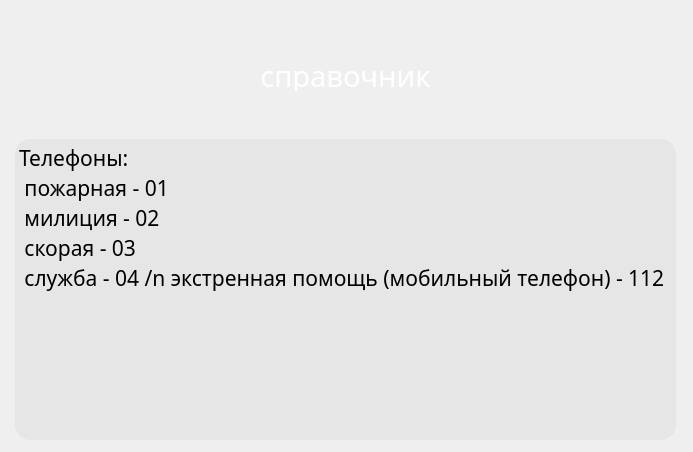
<?xml version="1.0" encoding="UTF-8"?>
<ui version="4.0">
 <class>MapReferance</class>
 <widget class="QWidget" name="MapReferance">
  <property name="geometry">
   <rect>
    <x>0</x>
    <y>0</y>
    <width>693</width>
    <height>452</height>
   </rect>
  </property>
  <property name="minimumSize">
   <size>
    <width>693</width>
    <height>452</height>
   </size>
  </property>
  <property name="maximumSize">
   <size>
    <width>693</width>
    <height>452</height>
   </size>
  </property>
  <property name="windowTitle">
   <string>Form</string>
  </property>
  <property name="styleSheet">
   <string notr="true"/>
  </property>
  <widget class="QWidget" name="widget" native="true">
   <property name="geometry">
    <rect>
     <x>0</x>
     <y>0</y>
     <width>692</width>
     <height>452</height>
    </rect>
   </property>
   <property name="minimumSize">
    <size>
     <width>692</width>
     <height>452</height>
    </size>
   </property>
   <property name="maximumSize">
    <size>
     <width>692</width>
     <height>452</height>
    </size>
   </property>
   <widget class="QLabel" name="background">
    <property name="geometry">
     <rect>
      <x>0</x>
      <y>0</y>
      <width>692</width>
      <height>453</height>
     </rect>
    </property>
    <property name="minimumSize">
     <size>
      <width>692</width>
      <height>453</height>
     </size>
    </property>
    <property name="maximumSize">
     <size>
      <width>692</width>
      <height>453</height>
     </size>
    </property>
    <property name="styleSheet">
     <string notr="true">padding-right: 15px; /* make room for the arrows */
border-image: url(:/Pyramid/fon_next_menu.png);
border-width: 3;
</string>
    </property>
    <property name="text">
     <string/>
    </property>
    <property name="alignment">
     <set>Qt::AlignCenter</set>
    </property>
   </widget>
   <widget class="QPushButton" name="pervFile">
    <property name="geometry">
     <rect>
      <x>20</x>
      <y>20</y>
      <width>111</width>
      <height>111</height>
     </rect>
    </property>
    <property name="autoFillBackground">
     <bool>false</bool>
    </property>
    <property name="styleSheet">
     <string notr="true"> QPushButton:hover:pressed {
    padding-right: 15px; /* make room for the arrows */
	border-image: url(:/Pyramid/left_n.png);
     border-width: 3;}
 
QPushButton{
     padding-right: 15px; /* make room for the arrows */
	border-image: url(:/Pyramid/left.png);
     border-width: 3;}

 QPushButton:hover {
    padding-right: 15px; /* make room for the arrows */
	border-image: url(:/Pyramid/left.png);
     border-width: 3;}</string>
    </property>
    <property name="text">
     <string/>
    </property>
    <property name="flat">
     <bool>true</bool>
    </property>
   </widget>
   <widget class="QPushButton" name="nextFile">
    <property name="geometry">
     <rect>
      <x>560</x>
      <y>20</y>
      <width>111</width>
      <height>111</height>
     </rect>
    </property>
    <property name="autoFillBackground">
     <bool>false</bool>
    </property>
    <property name="styleSheet">
     <string notr="true"> QPushButton:hover:pressed {
    padding-right: 15px; /* make room for the arrows */
	border-image: url(:/Pyramid/right_n.png);
     border-width: 3;}
 
QPushButton{
     padding-right: 15px; /* make room for the arrows */
	border-image: url(:/Pyramid/right.png);
     border-width: 3;}

 QPushButton:hover {
    padding-right: 15px; /* make room for the arrows */
	border-image: url(:/Pyramid/right.png);
     border-width: 3;}</string>
    </property>
    <property name="text">
     <string/>
    </property>
    <property name="flat">
     <bool>true</bool>
    </property>
   </widget>
   <widget class="QLabel" name="header">
    <property name="geometry">
     <rect>
      <x>140</x>
      <y>60</y>
      <width>411</width>
      <height>31</height>
     </rect>
    </property>
    <property name="palette">
     <palette>
      <active>
       <colorrole role="WindowText">
        <brush brushstyle="SolidPattern">
         <color alpha="255">
          <red>255</red>
          <green>255</green>
          <blue>255</blue>
         </color>
        </brush>
       </colorrole>
       <colorrole role="Text">
        <brush brushstyle="SolidPattern">
         <color alpha="255">
          <red>255</red>
          <green>255</green>
          <blue>255</blue>
         </color>
        </brush>
       </colorrole>
       <colorrole role="ButtonText">
        <brush brushstyle="SolidPattern">
         <color alpha="255">
          <red>255</red>
          <green>255</green>
          <blue>255</blue>
         </color>
        </brush>
       </colorrole>
      </active>
      <inactive>
       <colorrole role="WindowText">
        <brush brushstyle="SolidPattern">
         <color alpha="255">
          <red>255</red>
          <green>255</green>
          <blue>255</blue>
         </color>
        </brush>
       </colorrole>
       <colorrole role="Text">
        <brush brushstyle="SolidPattern">
         <color alpha="255">
          <red>255</red>
          <green>255</green>
          <blue>255</blue>
         </color>
        </brush>
       </colorrole>
       <colorrole role="ButtonText">
        <brush brushstyle="SolidPattern">
         <color alpha="255">
          <red>255</red>
          <green>255</green>
          <blue>255</blue>
         </color>
        </brush>
       </colorrole>
      </inactive>
      <disabled>
       <colorrole role="WindowText">
        <brush brushstyle="SolidPattern">
         <color alpha="255">
          <red>120</red>
          <green>120</green>
          <blue>120</blue>
         </color>
        </brush>
       </colorrole>
       <colorrole role="Text">
        <brush brushstyle="SolidPattern">
         <color alpha="255">
          <red>120</red>
          <green>120</green>
          <blue>120</blue>
         </color>
        </brush>
       </colorrole>
       <colorrole role="ButtonText">
        <brush brushstyle="SolidPattern">
         <color alpha="255">
          <red>120</red>
          <green>120</green>
          <blue>120</blue>
         </color>
        </brush>
       </colorrole>
      </disabled>
     </palette>
    </property>
    <property name="font">
     <font>
      <family>Trebuchet MS</family>
      <pointsize>22</pointsize>
      <stylestrategy>PreferDefault</stylestrategy>
     </font>
    </property>
    <property name="text">
     <string>справочник</string>
    </property>
    <property name="alignment">
     <set>Qt::AlignCenter</set>
    </property>
   </widget>
   <widget class="QPlainTextEdit" name="reference">
    <property name="geometry">
     <rect>
      <x>15</x>
      <y>139</y>
      <width>661</width>
      <height>301</height>
     </rect>
    </property>
    <property name="minimumSize">
     <size>
      <width>300</width>
      <height>170</height>
     </size>
    </property>
    <property name="maximumSize">
     <size>
      <width>950</width>
      <height>740</height>
     </size>
    </property>
    <property name="palette">
     <palette>
      <active>
       <colorrole role="Button">
        <brush brushstyle="SolidPattern">
         <color alpha="255">
          <red>230</red>
          <green>230</green>
          <blue>230</blue>
         </color>
        </brush>
       </colorrole>
       <colorrole role="Base">
        <brush brushstyle="SolidPattern">
         <color alpha="255">
          <red>230</red>
          <green>230</green>
          <blue>230</blue>
         </color>
        </brush>
       </colorrole>
       <colorrole role="Window">
        <brush brushstyle="SolidPattern">
         <color alpha="255">
          <red>230</red>
          <green>230</green>
          <blue>230</blue>
         </color>
        </brush>
       </colorrole>
      </active>
      <inactive>
       <colorrole role="Button">
        <brush brushstyle="SolidPattern">
         <color alpha="255">
          <red>230</red>
          <green>230</green>
          <blue>230</blue>
         </color>
        </brush>
       </colorrole>
       <colorrole role="Base">
        <brush brushstyle="SolidPattern">
         <color alpha="255">
          <red>230</red>
          <green>230</green>
          <blue>230</blue>
         </color>
        </brush>
       </colorrole>
       <colorrole role="Window">
        <brush brushstyle="SolidPattern">
         <color alpha="255">
          <red>230</red>
          <green>230</green>
          <blue>230</blue>
         </color>
        </brush>
       </colorrole>
      </inactive>
      <disabled>
       <colorrole role="Button">
        <brush brushstyle="SolidPattern">
         <color alpha="255">
          <red>230</red>
          <green>230</green>
          <blue>230</blue>
         </color>
        </brush>
       </colorrole>
       <colorrole role="Base">
        <brush brushstyle="SolidPattern">
         <color alpha="255">
          <red>230</red>
          <green>230</green>
          <blue>230</blue>
         </color>
        </brush>
       </colorrole>
       <colorrole role="Window">
        <brush brushstyle="SolidPattern">
         <color alpha="255">
          <red>230</red>
          <green>230</green>
          <blue>230</blue>
         </color>
        </brush>
       </colorrole>
      </disabled>
     </palette>
    </property>
    <property name="font">
     <font>
      <family>Trebuchet MS</family>
      <pointsize>16</pointsize>
     </font>
    </property>
    <property name="styleSheet">
     <string notr="true">QPlainTextEdit {
     background-color: white;

     background-attachment: fixed;
 	 border-radius: 15px;
	 background-color: rgb(230, 230, 230);

 }

QScrollBar:vertical { width: 100px; } 

QScrollBar::handle:vertical {
  min-height: 470px;
  max-height: 470px;
  height: 470px;
  width:100px;
}</string>
    </property>
    <property name="verticalScrollBarPolicy">
     <enum>Qt::ScrollBarAsNeeded</enum>
    </property>
    <property name="horizontalScrollBarPolicy">
     <enum>Qt::ScrollBarAlwaysOff</enum>
    </property>
    <property name="documentTitle">
     <string notr="true"/>
    </property>
    <property name="readOnly">
     <bool>true</bool>
    </property>
    <property name="plainText">
     <string>Телефоны: 
 пожарная - 01 
 милиция - 02 
 скорая - 03 
 служба - 04 /n экстренная помощь (мобильный телефон) - 112</string>
    </property>
    <property name="overwriteMode">
     <bool>false</bool>
    </property>
    <property name="tabStopWidth">
     <number>80</number>
    </property>
    <property name="backgroundVisible">
     <bool>false</bool>
    </property>
    <property name="centerOnScroll">
     <bool>false</bool>
    </property>
   </widget>
  </widget>
 </widget>
 <resources>
  <include location="../Resources/PyramidWidgets.qrc"/>
 </resources>
 <connections/>
</ui>
